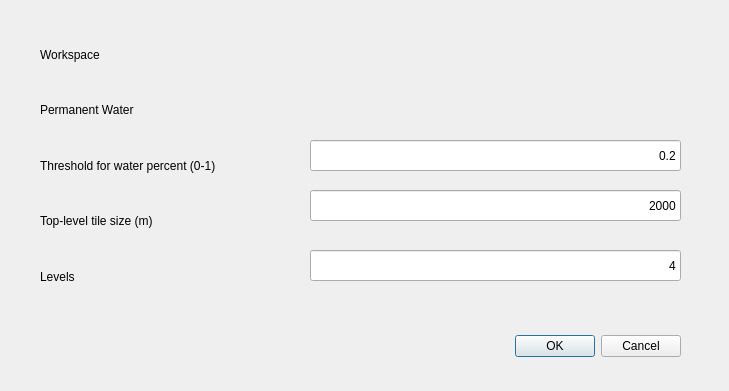
<?xml version="1.0" encoding="UTF-8"?>
<ui version="4.0">
 <class>SARFloodATDialogBase</class>
 <widget class="QDialog" name="SARFloodATDialogBase">
  <property name="geometry">
   <rect>
    <x>0</x>
    <y>0</y>
    <width>729</width>
    <height>391</height>
   </rect>
  </property>
  <property name="windowTitle">
   <string>Multiresolution Tiling</string>
  </property>
  <widget class="QDialogButtonBox" name="button_box">
   <property name="geometry">
    <rect>
     <x>340</x>
     <y>330</y>
     <width>341</width>
     <height>32</height>
    </rect>
   </property>
   <property name="orientation">
    <enum>Qt::Horizontal</enum>
   </property>
   <property name="standardButtons">
    <set>QDialogButtonBox::Cancel|QDialogButtonBox::Ok</set>
   </property>
  </widget>
  <widget class="QLineEdit" name="mThreshold">
   <property name="geometry">
    <rect>
     <x>310</x>
     <y>140</y>
     <width>371</width>
     <height>31</height>
    </rect>
   </property>
   <property name="text">
    <string>0.2</string>
   </property>
   <property name="alignment">
    <set>Qt::AlignRight|Qt::AlignTrailing|Qt::AlignVCenter</set>
   </property>
   <property name="placeholderText">
    <string/>
   </property>
  </widget>
  <widget class="QgsFileWidget" name="mWorkspace">
   <property name="geometry">
    <rect>
     <x>240</x>
     <y>0</y>
     <width>441</width>
     <height>101</height>
    </rect>
   </property>
   <property name="storageMode">
    <enum>QgsFileWidget::GetDirectory</enum>
   </property>
  </widget>
  <widget class="QgsFileWidget" name="mWater">
   <property name="geometry">
    <rect>
     <x>240</x>
     <y>70</y>
     <width>439</width>
     <height>57</height>
    </rect>
   </property>
   <property name="storageMode">
    <enum>QgsFileWidget::GetMultipleFiles</enum>
   </property>
  </widget>
  <widget class="QLineEdit" name="mTilesize">
   <property name="geometry">
    <rect>
     <x>310</x>
     <y>190</y>
     <width>371</width>
     <height>31</height>
    </rect>
   </property>
   <property name="text">
    <string>2000</string>
   </property>
   <property name="alignment">
    <set>Qt::AlignRight|Qt::AlignTrailing|Qt::AlignVCenter</set>
   </property>
   <property name="placeholderText">
    <string/>
   </property>
  </widget>
  <widget class="QLineEdit" name="mLevels">
   <property name="geometry">
    <rect>
     <x>310</x>
     <y>250</y>
     <width>371</width>
     <height>31</height>
    </rect>
   </property>
   <property name="text">
    <string>4</string>
   </property>
   <property name="alignment">
    <set>Qt::AlignRight|Qt::AlignTrailing|Qt::AlignVCenter</set>
   </property>
   <property name="placeholderText">
    <string/>
   </property>
  </widget>
  <widget class="QWidget" name="">
   <property name="geometry">
    <rect>
     <x>40</x>
     <y>30</y>
     <width>251</width>
     <height>271</height>
    </rect>
   </property>
   <layout class="QVBoxLayout" name="verticalLayout">
    <item>
     <widget class="QLabel" name="label">
      <property name="text">
       <string>Workspace</string>
      </property>
     </widget>
    </item>
    <item>
     <widget class="QLabel" name="label_2">
      <property name="text">
       <string>Permanent Water</string>
      </property>
     </widget>
    </item>
    <item>
     <widget class="QLabel" name="label_4">
      <property name="text">
       <string>Threshold for water percent (0-1)</string>
      </property>
     </widget>
    </item>
    <item>
     <widget class="QLabel" name="label_5">
      <property name="text">
       <string>Top-level tile size (m)</string>
      </property>
     </widget>
    </item>
    <item>
     <widget class="QLabel" name="label_6">
      <property name="text">
       <string>Levels</string>
      </property>
     </widget>
    </item>
   </layout>
  </widget>
 </widget>
 <customwidgets>
  <customwidget>
   <class>QgsFileWidget</class>
   <extends>QWidget</extends>
   <header>qgsfilewidget.h</header>
  </customwidget>
 </customwidgets>
 <resources/>
 <connections>
  <connection>
   <sender>button_box</sender>
   <signal>accepted()</signal>
   <receiver>SARFloodATDialogBase</receiver>
   <slot>accept()</slot>
   <hints>
    <hint type="sourcelabel">
     <x>20</x>
     <y>20</y>
    </hint>
    <hint type="destinationlabel">
     <x>20</x>
     <y>20</y>
    </hint>
   </hints>
  </connection>
  <connection>
   <sender>button_box</sender>
   <signal>rejected()</signal>
   <receiver>SARFloodATDialogBase</receiver>
   <slot>reject()</slot>
   <hints>
    <hint type="sourcelabel">
     <x>20</x>
     <y>20</y>
    </hint>
    <hint type="destinationlabel">
     <x>20</x>
     <y>20</y>
    </hint>
   </hints>
  </connection>
 </connections>
</ui>
